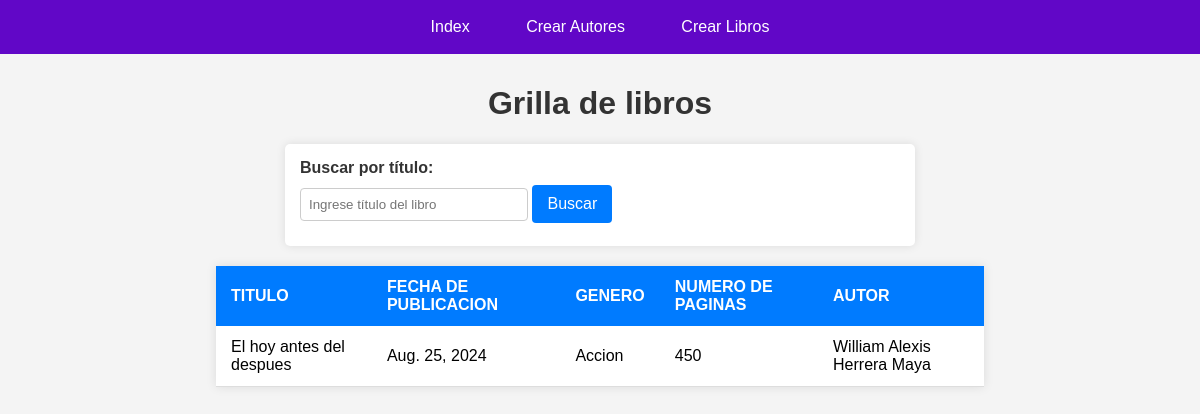
The app's page /libreria/, older data.
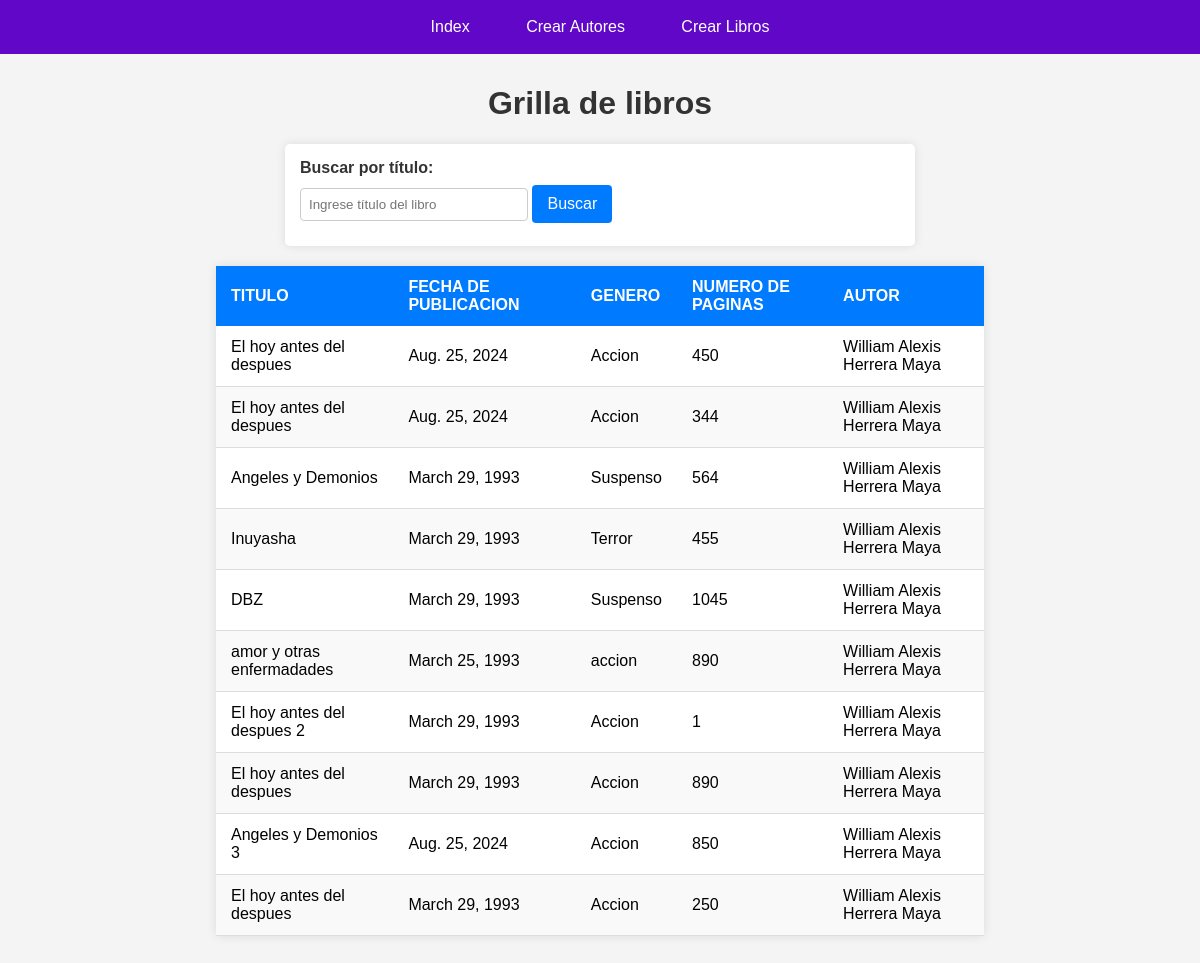
The same page, newer data.
### libreriaApp/models.py (models this page shows, shortened)
class Libro(models.Model):
    titulo = models.CharField(max_length=50)
    ano = models.DateField()
    genero = models.CharField(max_length=50)
    numeroPaginas = models.IntegerField()
    autor = models.ForeignKey(Autor, on_delete=models.CASCADE)

class Autor(models.Model):
    rut = models.CharField(max_length=10)
    nombreAutor = models.CharField(max_length=50)
    fechaNacimiento = models.DateField()
    email = models.EmailField()
    def __str__(self):
        return self.nombreAutor

### libreriaApp/views.py (the view)
# urls.py: path('', views.inicio, name='inicio'),
def inicio(request):
    libros = Libro.objects.all()
    return render(request, 'libreriaApp/index.html', {'libros': libros})

### libreriaApp/templates/libreriaApp/index.html (shortened to what this page needs)
{% load static %}
<!DOCTYPE html>
<html lang="en">
<head>
    <link rel="stylesheet" href="{% static 'css/styles.css' %}">
</head>
<body>
    {% include 'libreriaApp/navBar.html' %}
    <div>
        <h1>Grilla de libros</h1>
        <form action="{% url 'buscarLibro' %}" method="POST">
            <label for="busqueda">Buscar por título:</label>
            <input type="text" name="busqueda" id="busqueda" placeholder="Ingrese título del libro">
            <button type="submit">Buscar</button>
        </form>
        <table>
            <thead>
                <tr>
                    <th>Titulo</th>
                    <th>Fecha de Publicacion</th>
                    <th>Genero</th>
                    <th>Numero de Paginas</th>
                    <th>autor</th>
                </tr>
            </thead>
            <tbody>
                {% for libro in libros %}
                    <tr>
                        <td>{{ libro.titulo }}</td>
                        <td>{{ libro.ano }}</td>
                        <td>{{ libro.genero }}</td>
                        <td>{{ libro.numeroPaginas }}</td>
                        <td>{{ libro.autor }}</td>
                    </tr>
                {% endfor %}
            </tbody>
        </table>
    </div>
</body>
</html>

### libreriaApp/templates/libreriaApp/navBar.html (shortened to what this page needs)
{% load static %}
<!DOCTYPE html>
<html lang="en">
<head>
    <link rel="stylesheet" href="{% static 'css/stylesnb.css' %}">
</head>
<body id="nav">
    <nav>
        <ul>
            <li><a href="{% url 'inicio' %}">Index</a></li>
            <li><a href="{% url 'autores' %}">Crear Autores</a></li>
            <li><a href="{% url 'libros' %}">Crear Libros</a></li>
        </ul>
    </nav>
</body>
</html>

### libreriaApp/static/css/styles.css (style rules this page uses)
form { margin: 20px auto; padding: 15px; background-color: #fff; border-radius: 5px; box-shadow: 0 0 10px rgba(0, 0, 0, 0.1); max-width: 600px; }
form label { display: block; margin-bottom: 8px; font-weight: bold; color: #333; }
form input[type="text"] { width: 35%; padding: 8px; border: 1px solid #ccc; border-radius: 4px; margin-bottom: 10px; }
form button { padding: 10px 15px; border: none; border-radius: 4px; background-color: #007BFF; color: #fff; font-size: 16px; cursor: pointer; }
body { font-family: Arial, sans-serif; margin: 0; background-color: #f5f5f5; }
h1 { text-align: center; color: #333; }
table { width: 80%; margin: 20px auto; border-collapse: collapse; background-color: #fff; box-shadow: 0 0 10px rgba(0, 0, 0, 0.1); }
th, td { padding: 12px 15px; text-align: left; }
th { background-color: #007BFF; color: #fff; text-transform: uppercase; font-weight: bold; }
td { border-bottom: 1px solid #ddd; }
tbody tr:nth-child(even) { background-color: #f9f9f9; }
tbody tr:nth-child(odd) { background-color: #fff; }
div { max-width: 80%; margin: 0 auto; padding: 10px; }

### libreriaApp/static/css/stylesnb.css (style rules this page uses)
body#nav { font-family: Arial, sans-serif; margin: 0; padding: 0; background-color: #f4f4f4; }
nav { background-color: #6107c7; padding: 10px 0; }
nav ul { list-style-type: none; margin: 0; padding: 0; text-align: center; }
nav ul li { display: inline; margin-right: 20px; }
nav ul li a { color: #fff; text-decoration: none; padding: 8px 16px; display: inline-block; transition: background-color 0.3s ease; }
nav ul li:last-child { margin-right: 0; }

Row changes from the older to the newer data that the page shows:
added Libro: titulo "El hoy antes del despues", ano "Aug. 25, 2024", genero "Accion", numeroPaginas "344", autor "William Alexis Herrera Maya"
added Libro: titulo "Angeles y Demonios", ano "March 29, 1993", genero "Suspenso", numeroPaginas "564", autor "William Alexis Herrera Maya"
added Libro: titulo "Inuyasha", ano "March 29, 1993", genero "Terror", numeroPaginas "455", autor "William Alexis Herrera Maya"
added Libro: titulo "DBZ", ano "March 29, 1993", genero "Suspenso", numeroPaginas "1045", autor "William Alexis Herrera Maya"
added Libro: titulo "amor y otras enfermadades", ano "March 25, 1993", genero "accion", numeroPaginas "890", autor "William Alexis Herrera Maya"
added Libro: titulo "El hoy antes del despues 2", ano "March 29, 1993", genero "Accion", numeroPaginas "1", autor "William Alexis Herrera Maya"
added Libro: titulo "El hoy antes del despues", ano "March 29, 1993", genero "Accion", numeroPaginas "890", autor "William Alexis Herrera Maya"
added Libro: titulo "Angeles y Demonios 3", ano "Aug. 25, 2024", genero "Accion", numeroPaginas "850", autor "William Alexis Herrera Maya"
added Libro: titulo "El hoy antes del despues", ano "March 29, 1993", genero "Accion", numeroPaginas "250", autor "William Alexis Herrera Maya"
